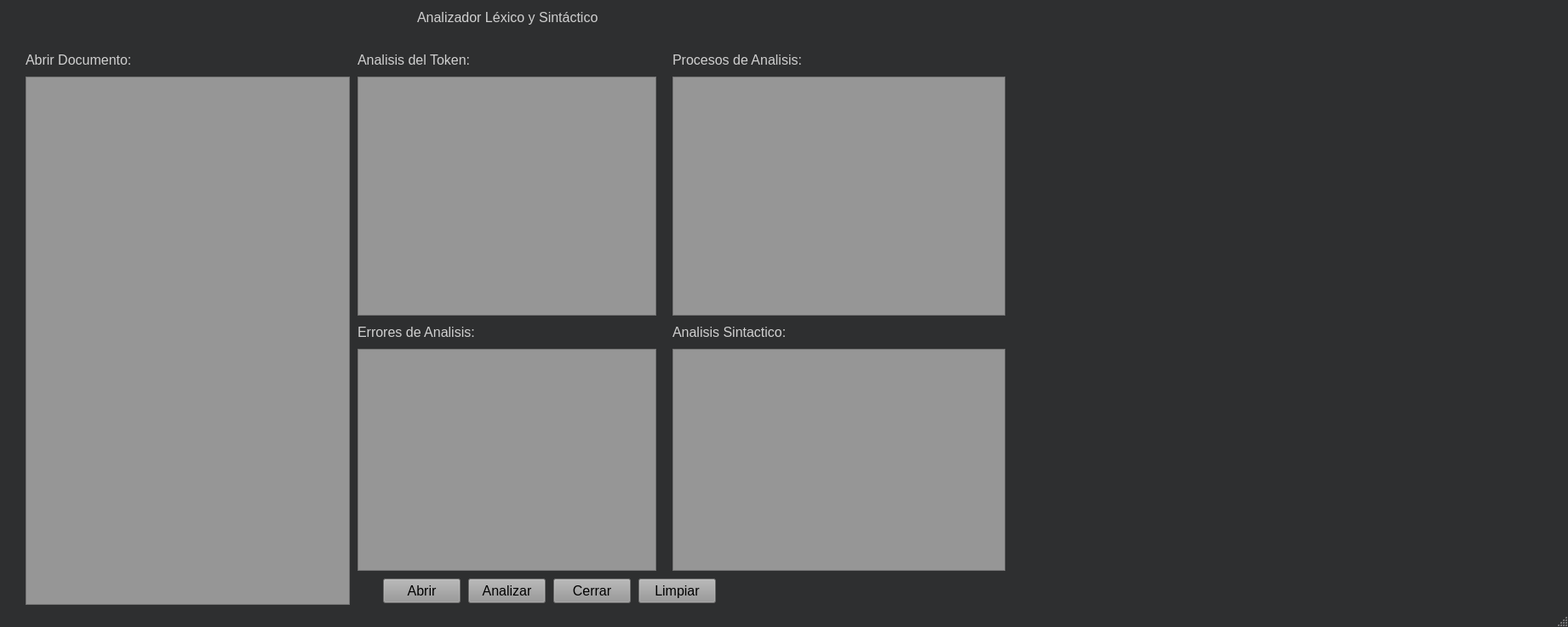
<?xml version="1.0" encoding="UTF-8"?>
<ui version="4.0">
 <class>MainWindow</class>
 <widget class="QMainWindow" name="MainWindow">
  <property name="geometry">
   <rect>
    <x>0</x>
    <y>0</y>
    <width>1842</width>
    <height>737</height>
   </rect>
  </property>
  <property name="palette">
   <palette>
    <active>
     <colorrole role="WindowText">
      <brush brushstyle="SolidPattern">
       <color alpha="255">
        <red>255</red>
        <green>255</green>
        <blue>255</blue>
       </color>
      </brush>
     </colorrole>
     <colorrole role="Text">
      <brush brushstyle="SolidPattern">
       <color alpha="255">
        <red>255</red>
        <green>255</green>
        <blue>255</blue>
       </color>
      </brush>
     </colorrole>
     <colorrole role="ButtonText">
      <brush brushstyle="SolidPattern">
       <color alpha="255">
        <red>0</red>
        <green>0</green>
        <blue>0</blue>
       </color>
      </brush>
     </colorrole>
     <colorrole role="Window">
      <brush brushstyle="SolidPattern">
       <color alpha="255">
        <red>0</red>
        <green>0</green>
        <blue>0</blue>
       </color>
      </brush>
     </colorrole>
    </active>
    <inactive>
     <colorrole role="WindowText">
      <brush brushstyle="SolidPattern">
       <color alpha="255">
        <red>208</red>
        <green>208</green>
        <blue>208</blue>
       </color>
      </brush>
     </colorrole>
     <colorrole role="Text">
      <brush brushstyle="SolidPattern">
       <color alpha="255">
        <red>208</red>
        <green>208</green>
        <blue>208</blue>
       </color>
      </brush>
     </colorrole>
     <colorrole role="ButtonText">
      <brush brushstyle="SolidPattern">
       <color alpha="255">
        <red>208</red>
        <green>208</green>
        <blue>208</blue>
       </color>
      </brush>
     </colorrole>
     <colorrole role="Window">
      <brush brushstyle="SolidPattern">
       <color alpha="255">
        <red>46</red>
        <green>47</green>
        <blue>48</blue>
       </color>
      </brush>
     </colorrole>
    </inactive>
    <disabled>
     <colorrole role="WindowText">
      <brush brushstyle="SolidPattern">
       <color alpha="96">
        <red>164</red>
        <green>166</green>
        <blue>168</blue>
       </color>
      </brush>
     </colorrole>
     <colorrole role="Text">
      <brush brushstyle="SolidPattern">
       <color alpha="96">
        <red>164</red>
        <green>166</green>
        <blue>168</blue>
       </color>
      </brush>
     </colorrole>
     <colorrole role="ButtonText">
      <brush brushstyle="SolidPattern">
       <color alpha="96">
        <red>164</red>
        <green>166</green>
        <blue>168</blue>
       </color>
      </brush>
     </colorrole>
     <colorrole role="Window">
      <brush brushstyle="SolidPattern">
       <color alpha="255">
        <red>0</red>
        <green>0</green>
        <blue>0</blue>
       </color>
      </brush>
     </colorrole>
    </disabled>
   </palette>
  </property>
  <property name="windowTitle">
   <string>DH Creator</string>
  </property>
  <property name="windowIcon">
   <iconset>
    <normaloff>../../../Downloads/D.E.H.S (1).png</normaloff>../../../Downloads/D.E.H.S (1).png</iconset>
  </property>
  <property name="autoFillBackground">
   <bool>true</bool>
  </property>
  <widget class="QWidget" name="centralwidget">
   <widget class="QPushButton" name="btnAbrirDocumento">
    <property name="geometry">
     <rect>
      <x>450</x>
      <y>680</y>
      <width>91</width>
      <height>29</height>
     </rect>
    </property>
    <property name="font">
     <font>
      <pointsize>12</pointsize>
     </font>
    </property>
    <property name="styleSheet">
     <string notr="true">background-color: rgb(150, 150, 150);</string>
    </property>
    <property name="text">
     <string>Abrir</string>
    </property>
   </widget>
   <widget class="QLabel" name="lbTituloAbrirDocumento">
    <property name="geometry">
     <rect>
      <x>30</x>
      <y>60</y>
      <width>161</width>
      <height>20</height>
     </rect>
    </property>
    <property name="palette">
     <palette>
      <active>
       <colorrole role="Text">
        <brush brushstyle="SolidPattern">
         <color alpha="255">
          <red>255</red>
          <green>255</green>
          <blue>255</blue>
         </color>
        </brush>
       </colorrole>
      </active>
      <inactive>
       <colorrole role="Text">
        <brush brushstyle="SolidPattern">
         <color alpha="255">
          <red>208</red>
          <green>208</green>
          <blue>208</blue>
         </color>
        </brush>
       </colorrole>
      </inactive>
      <disabled>
       <colorrole role="Text">
        <brush brushstyle="SolidPattern">
         <color alpha="96">
          <red>164</red>
          <green>166</green>
          <blue>168</blue>
         </color>
        </brush>
       </colorrole>
      </disabled>
     </palette>
    </property>
    <property name="font">
     <font>
      <pointsize>12</pointsize>
     </font>
    </property>
    <property name="text">
     <string>Abrir Documento:</string>
    </property>
   </widget>
   <widget class="QLabel" name="lbTitulo">
    <property name="geometry">
     <rect>
      <x>490</x>
      <y>10</y>
      <width>271</width>
      <height>20</height>
     </rect>
    </property>
    <property name="font">
     <font>
      <pointsize>12</pointsize>
     </font>
    </property>
    <property name="text">
     <string>Analizador Léxico y Sintáctico</string>
    </property>
   </widget>
   <widget class="QPlainTextEdit" name="ptTexto">
    <property name="geometry">
     <rect>
      <x>30</x>
      <y>90</y>
      <width>381</width>
      <height>621</height>
     </rect>
    </property>
    <property name="styleSheet">
     <string notr="true">background-color: rgb(150, 150, 150);</string>
    </property>
   </widget>
   <widget class="QPushButton" name="btnAnalizar">
    <property name="geometry">
     <rect>
      <x>550</x>
      <y>680</y>
      <width>91</width>
      <height>29</height>
     </rect>
    </property>
    <property name="font">
     <font>
      <pointsize>12</pointsize>
     </font>
    </property>
    <property name="styleSheet">
     <string notr="true">background-color: rgb(150, 150, 150);</string>
    </property>
    <property name="text">
     <string>Analizar</string>
    </property>
   </widget>
   <widget class="QPushButton" name="btnCerrar">
    <property name="geometry">
     <rect>
      <x>650</x>
      <y>680</y>
      <width>91</width>
      <height>29</height>
     </rect>
    </property>
    <property name="font">
     <font>
      <pointsize>12</pointsize>
     </font>
    </property>
    <property name="styleSheet">
     <string notr="true">background-color: rgb(150, 150, 150);</string>
    </property>
    <property name="text">
     <string>Cerrar</string>
    </property>
   </widget>
   <widget class="QLabel" name="lbTituloToken">
    <property name="geometry">
     <rect>
      <x>420</x>
      <y>60</y>
      <width>171</width>
      <height>20</height>
     </rect>
    </property>
    <property name="font">
     <font>
      <pointsize>12</pointsize>
     </font>
    </property>
    <property name="text">
     <string>Analisis del Token:</string>
    </property>
   </widget>
   <widget class="QPushButton" name="btnLimpiar">
    <property name="geometry">
     <rect>
      <x>750</x>
      <y>680</y>
      <width>91</width>
      <height>29</height>
     </rect>
    </property>
    <property name="font">
     <font>
      <pointsize>12</pointsize>
     </font>
    </property>
    <property name="styleSheet">
     <string notr="true">background-color: rgb(150, 150, 150);</string>
    </property>
    <property name="text">
     <string>Limpiar</string>
    </property>
   </widget>
   <widget class="QPlainTextEdit" name="ptAnalisisToken">
    <property name="geometry">
     <rect>
      <x>420</x>
      <y>90</y>
      <width>351</width>
      <height>281</height>
     </rect>
    </property>
    <property name="styleSheet">
     <string notr="true">background-color: rgb(150, 150, 150);</string>
    </property>
   </widget>
   <widget class="QLabel" name="lbTituloError">
    <property name="geometry">
     <rect>
      <x>420</x>
      <y>380</y>
      <width>171</width>
      <height>20</height>
     </rect>
    </property>
    <property name="font">
     <font>
      <pointsize>12</pointsize>
     </font>
    </property>
    <property name="text">
     <string>Errores de Analisis:</string>
    </property>
   </widget>
   <widget class="QPlainTextEdit" name="ptAnalisisError">
    <property name="geometry">
     <rect>
      <x>420</x>
      <y>410</y>
      <width>351</width>
      <height>261</height>
     </rect>
    </property>
    <property name="styleSheet">
     <string notr="true">background-color: rgb(150, 150, 150);</string>
    </property>
   </widget>
   <widget class="QLabel" name="lbTituloProcesoAnalisis">
    <property name="geometry">
     <rect>
      <x>790</x>
      <y>60</y>
      <width>191</width>
      <height>20</height>
     </rect>
    </property>
    <property name="font">
     <font>
      <pointsize>12</pointsize>
     </font>
    </property>
    <property name="text">
     <string>Procesos de Analisis:</string>
    </property>
   </widget>
   <widget class="QPlainTextEdit" name="ptProcesoAnalisis">
    <property name="geometry">
     <rect>
      <x>790</x>
      <y>90</y>
      <width>391</width>
      <height>281</height>
     </rect>
    </property>
    <property name="palette">
     <palette>
      <active>
       <colorrole role="Button">
        <brush brushstyle="SolidPattern">
         <color alpha="255">
          <red>150</red>
          <green>150</green>
          <blue>150</blue>
         </color>
        </brush>
       </colorrole>
       <colorrole role="Base">
        <brush brushstyle="SolidPattern">
         <color alpha="255">
          <red>150</red>
          <green>150</green>
          <blue>150</blue>
         </color>
        </brush>
       </colorrole>
       <colorrole role="Window">
        <brush brushstyle="SolidPattern">
         <color alpha="255">
          <red>150</red>
          <green>150</green>
          <blue>150</blue>
         </color>
        </brush>
       </colorrole>
       <colorrole role="AlternateBase">
        <brush brushstyle="SolidPattern">
         <color alpha="255">
          <red>255</red>
          <green>255</green>
          <blue>255</blue>
         </color>
        </brush>
       </colorrole>
      </active>
      <inactive>
       <colorrole role="Button">
        <brush brushstyle="SolidPattern">
         <color alpha="255">
          <red>150</red>
          <green>150</green>
          <blue>150</blue>
         </color>
        </brush>
       </colorrole>
       <colorrole role="Base">
        <brush brushstyle="SolidPattern">
         <color alpha="255">
          <red>150</red>
          <green>150</green>
          <blue>150</blue>
         </color>
        </brush>
       </colorrole>
       <colorrole role="Window">
        <brush brushstyle="SolidPattern">
         <color alpha="255">
          <red>150</red>
          <green>150</green>
          <blue>150</blue>
         </color>
        </brush>
       </colorrole>
       <colorrole role="AlternateBase">
        <brush brushstyle="SolidPattern">
         <color alpha="255">
          <red>53</red>
          <green>54</green>
          <blue>55</blue>
         </color>
        </brush>
       </colorrole>
      </inactive>
      <disabled>
       <colorrole role="Button">
        <brush brushstyle="SolidPattern">
         <color alpha="255">
          <red>150</red>
          <green>150</green>
          <blue>150</blue>
         </color>
        </brush>
       </colorrole>
       <colorrole role="Base">
        <brush brushstyle="SolidPattern">
         <color alpha="255">
          <red>150</red>
          <green>150</green>
          <blue>150</blue>
         </color>
        </brush>
       </colorrole>
       <colorrole role="Window">
        <brush brushstyle="SolidPattern">
         <color alpha="255">
          <red>150</red>
          <green>150</green>
          <blue>150</blue>
         </color>
        </brush>
       </colorrole>
       <colorrole role="AlternateBase">
        <brush brushstyle="SolidPattern">
         <color alpha="255">
          <red>53</red>
          <green>54</green>
          <blue>55</blue>
         </color>
        </brush>
       </colorrole>
      </disabled>
     </palette>
    </property>
    <property name="styleSheet">
     <string notr="true">background-color: rgb(150, 150, 150);</string>
    </property>
   </widget>
   <widget class="QLabel" name="label">
    <property name="geometry">
     <rect>
      <x>790</x>
      <y>380</y>
      <width>171</width>
      <height>20</height>
     </rect>
    </property>
    <property name="font">
     <font>
      <pointsize>12</pointsize>
     </font>
    </property>
    <property name="text">
     <string>Analisis Sintactico:</string>
    </property>
   </widget>
   <widget class="QPlainTextEdit" name="ptAnalisisSintactico">
    <property name="geometry">
     <rect>
      <x>790</x>
      <y>410</y>
      <width>391</width>
      <height>261</height>
     </rect>
    </property>
    <property name="styleSheet">
     <string notr="true">background-color: rgb(150, 150, 150);</string>
    </property>
   </widget>
  </widget>
  <widget class="QStatusBar" name="statusbar"/>
 </widget>
 <resources/>
 <connections/>
</ui>
